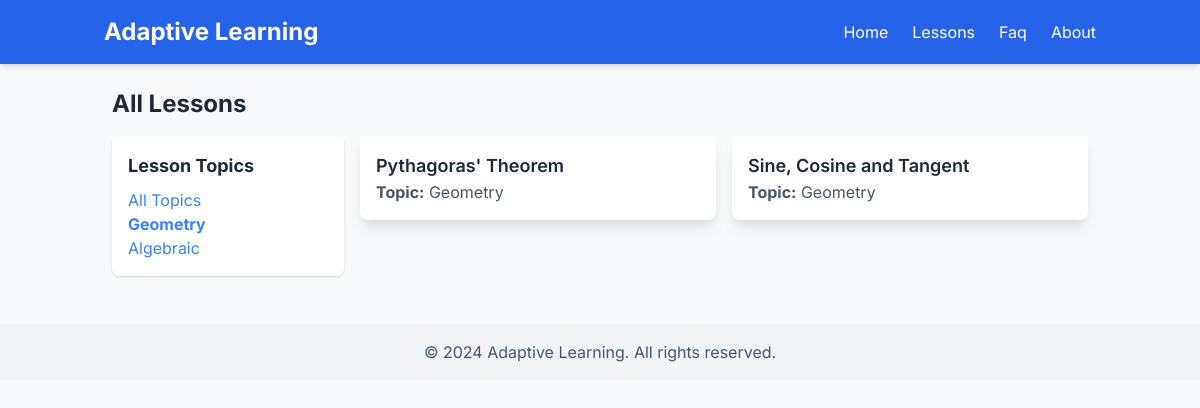
/lessons/?topic=Geometry, run on the app's committed database.
### core/models.py (models this page shows, shortened)
class Lesson(models.Model):
    title = models.CharField(max_length=200, unique=True)  # Unique lesson title
    slug = models.SlugField(unique=True, blank=True)  # URL-friendly version of the title
    topic = models.CharField(max_length=100)  # The category (e.g., "Geometry")
    content = models.TextField()  # The explanation of the topic
    example_problem = models.TextField(blank=True, null=True)  # Example question
    def __str__(self):
        return self.title

### core/views.py (the view)
# urls.py: path('lessons/', lessons, name='lessons'),
def lessons(request):
    selected_topic = request.GET.get('topic')
    if selected_topic:
        lessons = Lesson.objects.filter(topic=selected_topic)
    else:
        lessons = Lesson.objects.all()
    topics = list(Lesson.objects.values_list('topic', flat=True).distinct())  # Ensure topics are a list
    print("DEBUG: Topics Available:", topics)
    print("DEBUG: Selected Topic:", selected_topic)
    print("DEBUG: Lessons Retrieved:", list(lessons))  # Print retrieved lessons
    return render(request, 'lessons.html', {'lessons': lessons, 'topics': topics, 'selected_topic': selected_topic})

### core/templates/lessons.html
{% extends "base.html" %}
{% block content %}
  <h2 class="text-2xl font-bold mb-4">All Lessons</h2>
  <div class="grid grid-cols-4 gap-4">
    <div class="col-span-1 bg-white p-4 shadow rounded-lg">
      <h3 class="text-lg font-bold mb-2">Lesson Topics</h3>
      <ul>
        <li>
          <a href="{% url 'lessons' %}" class="text-blue-500 hover:underline {% if not selected_topic %}font-bold{% endif %}">
            All Topics
          </a>
        </li>
        {% for topic in topics %}
          <li>
            <a href="?topic={{ topic }}" class="text-blue-500 hover:underline {% if selected_topic == topic %}font-bold{% endif %}">
              {{ topic }}
            </a>
          </li>
        {% endfor %}
      </ul>
    </div>
    <div class="col-span-3">
      <div class="grid grid-cols-1 md:grid-cols-2 gap-4">
        {% for lesson in lessons %}
          <a href="{% url 'lesson_detail' lesson.slug %}" class="block p-4 bg-white shadow-lg rounded-lg hover:bg-gray-100 transition">
            <h3 class="text-lg font-semibold">{{ lesson.title }}</h3>
            <p class="text-gray-600"><strong>Topic:</strong> {{ lesson.topic }}</p>
          </a>
        {% empty %}
          <p>No lessons available for this topic.</p>
        {% endfor %}
      </div>
    </div>
  </div>
{% endblock %}

### core/templates/base.html (style rules this page uses)
body { font-family: 'Inter', sans-serif; }

### data on the page
Lesson: title "Pythagoras' Theorem", topic "Geometry"
Lesson: title "Sine, Cosine and Tangent", topic "Geometry"

### other printed values
{{ topic }} "Geometry" "Algebraic"
